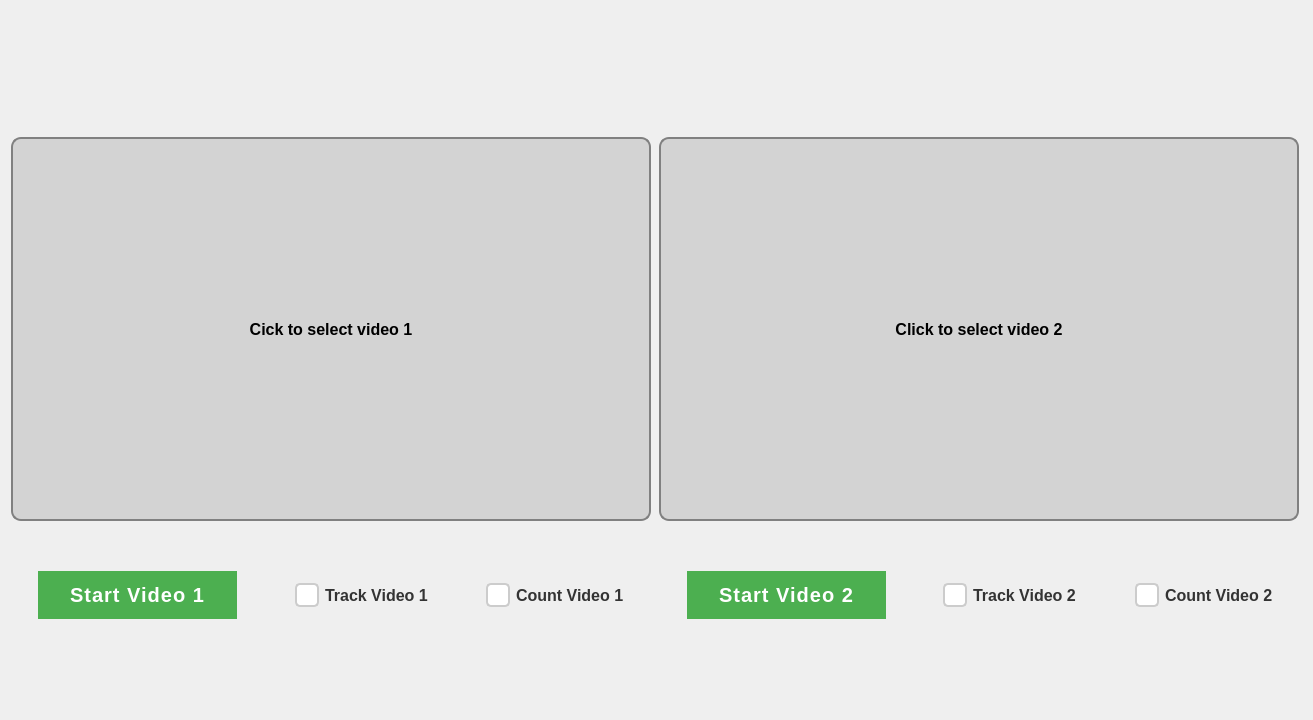
<?xml version="1.0" encoding="UTF-8"?>
<ui version="4.0">
 <class>App</class>
 <widget class="QWidget" name="App">
  <property name="geometry">
   <rect>
    <x>0</x>
    <y>0</y>
    <width>1313</width>
    <height>720</height>
   </rect>
  </property>
  <property name="minimumSize">
   <size>
    <width>1313</width>
    <height>720</height>
   </size>
  </property>
  <property name="maximumSize">
   <size>
    <width>1315</width>
    <height>720</height>
   </size>
  </property>
  <property name="windowTitle">
   <string>Vehicle Tracking</string>
  </property>
  <layout class="QGridLayout" name="gridLayout_2">
   <item row="0" column="0">
    <layout class="QGridLayout" name="gridLayout_4">
     <item row="0" column="0">
      <layout class="QVBoxLayout" name="verticalLayout_3">
       <item>
        <spacer name="verticalSpacer">
         <property name="orientation">
          <enum>Qt::Vertical</enum>
         </property>
         <property name="sizeType">
          <enum>QSizePolicy::Fixed</enum>
         </property>
         <property name="sizeHint" stdset="0">
          <size>
           <width>20</width>
           <height>40</height>
          </size>
         </property>
        </spacer>
       </item>
       <item>
        <widget class="QLabel" name="labelVideo1">
         <property name="minimumSize">
          <size>
           <width>640</width>
           <height>384</height>
          </size>
         </property>
         <property name="maximumSize">
          <size>
           <width>640</width>
           <height>384</height>
          </size>
         </property>
         <property name="styleSheet">
          <string notr="true">background-color: lightgray; border: 2px solid gray; border-radius: 10px; padding: 5px;
                           font-size: 16px; font-weight: bold;</string>
         </property>
         <property name="text">
          <string>Cick to select video 1</string>
         </property>
         <property name="alignment">
          <set>Qt::AlignCenter</set>
         </property>
        </widget>
       </item>
       <item>
        <spacer name="verticalSpacer_2">
         <property name="orientation">
          <enum>Qt::Vertical</enum>
         </property>
         <property name="sizeType">
          <enum>QSizePolicy::Fixed</enum>
         </property>
         <property name="sizeHint" stdset="0">
          <size>
           <width>20</width>
           <height>40</height>
          </size>
         </property>
        </spacer>
       </item>
       <item>
        <layout class="QHBoxLayout" name="horizontalLayout">
         <item>
          <spacer name="horizontalSpacer">
           <property name="orientation">
            <enum>Qt::Horizontal</enum>
           </property>
           <property name="sizeHint" stdset="0">
            <size>
             <width>40</width>
             <height>20</height>
            </size>
           </property>
          </spacer>
         </item>
         <item>
          <widget class="QPushButton" name="startVideo1">
           <property name="styleSheet">
            <string notr="true">QPushButton {
  background-color: #4CAF50;
  border: none;
  border-radius: 50px;
  color: #fff;
  padding: 12px 32px;
  font-size: 20px;
  font-weight: bold;
  text-transform: uppercase;
  letter-spacing: 1px;
}

QPushButton:hover {
  background-color: #66BB6A;
}

QPushButton:pressed {
  background-color: #43A047;
}
</string>
           </property>
           <property name="text">
            <string>Start Video 1</string>
           </property>
          </widget>
         </item>
         <item>
          <spacer name="horizontalSpacer_5">
           <property name="orientation">
            <enum>Qt::Horizontal</enum>
           </property>
           <property name="sizeHint" stdset="0">
            <size>
             <width>40</width>
             <height>20</height>
            </size>
           </property>
          </spacer>
         </item>
         <item>
          <widget class="QCheckBox" name="checkBoxTrack1">
           <property name="styleSheet">
            <string notr="true">QCheckBox {
  color: #333;
  font-size: 16px;
  font-weight: bold;
  background-color: transparent;
  padding-left: 24px;
  padding-top: 16px;
  padding-bottom: 16px;
  border: none;
}

QCheckBox::indicator {
  width: 20px;
  height: 20px;
  border: 2px solid #ccc;
  border-radius: 5px;
  background-color: #fff;
}

QCheckBox::indicator:hover {
  border-color: #6ab5ff;
}

QCheckBox::indicator:checked {
  border-color: #6ab5ff;
  background-color: #6ab5ff;
}

QCheckBox::indicator:checked:hover {
  border-color: #2f80ff;
  background-color: #2f80ff;
}

QCheckBox::indicator:disabled {
  border-color: #ccc;
  background-color: #f7f7f7;
  opacity: 0.6;
}

QCheckBox::indicator:checked:disabled {
  border-color: #ccc;
  background-color: #ccc;
}
</string>
           </property>
           <property name="text">
            <string>Track Video 1</string>
           </property>
          </widget>
         </item>
         <item>
          <spacer name="horizontalSpacer_7">
           <property name="orientation">
            <enum>Qt::Horizontal</enum>
           </property>
           <property name="sizeType">
            <enum>QSizePolicy::Preferred</enum>
           </property>
           <property name="sizeHint" stdset="0">
            <size>
             <width>40</width>
             <height>20</height>
            </size>
           </property>
          </spacer>
         </item>
         <item>
          <widget class="QCheckBox" name="checkBoxCount1">
           <property name="styleSheet">
            <string notr="true">QCheckBox {
  color: #333;
  font-size: 16px;
  font-weight: bold;
  background-color: transparent;
  padding-left: 24px;
  padding-top: 16px;
  padding-bottom: 16px;
  border: none;
}

QCheckBox::indicator {
  width: 20px;
  height: 20px;
  border: 2px solid #ccc;
  border-radius: 5px;
  background-color: #fff;
}

QCheckBox::indicator:hover {
  border-color: #6ab5ff;
}

QCheckBox::indicator:checked {
  border-color: #6ab5ff;
  background-color: #6ab5ff;
}

QCheckBox::indicator:checked:hover {
  border-color: #2f80ff;
  background-color: #2f80ff;
}

QCheckBox::indicator:disabled {
  border-color: #ccc;
  background-color: #f7f7f7;
  opacity: 0.6;
}

QCheckBox::indicator:checked:disabled {
  border-color: #ccc;
  background-color: #ccc;
}
</string>
           </property>
           <property name="text">
            <string>Count Video 1</string>
           </property>
          </widget>
         </item>
         <item>
          <spacer name="horizontalSpacer_2">
           <property name="orientation">
            <enum>Qt::Horizontal</enum>
           </property>
           <property name="sizeHint" stdset="0">
            <size>
             <width>40</width>
             <height>20</height>
            </size>
           </property>
          </spacer>
         </item>
        </layout>
       </item>
      </layout>
     </item>
     <item row="0" column="1">
      <layout class="QVBoxLayout" name="verticalLayout_6">
       <item>
        <spacer name="verticalSpacer_3">
         <property name="orientation">
          <enum>Qt::Vertical</enum>
         </property>
         <property name="sizeType">
          <enum>QSizePolicy::Fixed</enum>
         </property>
         <property name="sizeHint" stdset="0">
          <size>
           <width>20</width>
           <height>40</height>
          </size>
         </property>
        </spacer>
       </item>
       <item>
        <widget class="QLabel" name="labelVideo2">
         <property name="minimumSize">
          <size>
           <width>640</width>
           <height>384</height>
          </size>
         </property>
         <property name="maximumSize">
          <size>
           <width>640</width>
           <height>384</height>
          </size>
         </property>
         <property name="styleSheet">
          <string notr="true">background-color: lightgray; border: 2px solid gray; border-radius: 10px; padding: 5px;font-size: 16px; font-weight: bold;</string>
         </property>
         <property name="text">
          <string>Click to select video 2</string>
         </property>
         <property name="alignment">
          <set>Qt::AlignCenter</set>
         </property>
        </widget>
       </item>
       <item>
        <spacer name="verticalSpacer_4">
         <property name="orientation">
          <enum>Qt::Vertical</enum>
         </property>
         <property name="sizeType">
          <enum>QSizePolicy::Fixed</enum>
         </property>
         <property name="sizeHint" stdset="0">
          <size>
           <width>20</width>
           <height>40</height>
          </size>
         </property>
        </spacer>
       </item>
       <item>
        <layout class="QHBoxLayout" name="horizontalLayout_2">
         <item>
          <spacer name="horizontalSpacer_3">
           <property name="orientation">
            <enum>Qt::Horizontal</enum>
           </property>
           <property name="sizeHint" stdset="0">
            <size>
             <width>40</width>
             <height>20</height>
            </size>
           </property>
          </spacer>
         </item>
         <item>
          <widget class="QPushButton" name="startVideo2">
           <property name="styleSheet">
            <string notr="true">QPushButton {
  background-color: #4CAF50;
  border: none;
  border-radius: 50px;
  color: #fff;
  padding: 12px 32px;
  font-size: 20px;
  font-weight: bold;
  text-transform: uppercase;
  letter-spacing: 1px;
}

QPushButton:hover {
  background-color: #66BB6A;
}

QPushButton:pressed {
  background-color: #43A047;
}
</string>
           </property>
           <property name="text">
            <string>Start Video 2</string>
           </property>
          </widget>
         </item>
         <item>
          <spacer name="horizontalSpacer_6">
           <property name="orientation">
            <enum>Qt::Horizontal</enum>
           </property>
           <property name="sizeHint" stdset="0">
            <size>
             <width>40</width>
             <height>20</height>
            </size>
           </property>
          </spacer>
         </item>
         <item>
          <widget class="QCheckBox" name="checkBoxTrack2">
           <property name="styleSheet">
            <string notr="true">QCheckBox {
  color: #333;
  font-size: 16px;
  font-weight: bold;
  background-color: transparent;
  padding-left: 24px;
  padding-top: 16px;
  padding-bottom: 16px;
  border: none;
}

QCheckBox::indicator {
  width: 20px;
  height: 20px;
  border: 2px solid #ccc;
  border-radius: 5px;
  background-color: #fff;
}

QCheckBox::indicator:hover {
  border-color: #6ab5ff;
}

QCheckBox::indicator:checked {
  border-color: #6ab5ff;
  background-color: #6ab5ff;
}

QCheckBox::indicator:checked:hover {
  border-color: #2f80ff;
  background-color: #2f80ff;
}

QCheckBox::indicator:disabled {
  border-color: #ccc;
  background-color: #f7f7f7;
  opacity: 0.6;
}

QCheckBox::indicator:checked:disabled {
  border-color: #ccc;
  background-color: #ccc;
}
</string>
           </property>
           <property name="text">
            <string>Track Video 2</string>
           </property>
          </widget>
         </item>
         <item>
          <spacer name="horizontalSpacer_8">
           <property name="orientation">
            <enum>Qt::Horizontal</enum>
           </property>
           <property name="sizeHint" stdset="0">
            <size>
             <width>40</width>
             <height>20</height>
            </size>
           </property>
          </spacer>
         </item>
         <item>
          <widget class="QCheckBox" name="checkBoxCount2">
           <property name="styleSheet">
            <string notr="true">QCheckBox {
  color: #333;
  font-size: 16px;
  font-weight: bold;
  background-color: transparent;
  padding-left: 24px;
  padding-top: 16px;
  padding-bottom: 16px;
  border: none;
}

QCheckBox::indicator {
  width: 20px;
  height: 20px;
  border: 2px solid #ccc;
  border-radius: 5px;
  background-color: #fff;
}

QCheckBox::indicator:hover {
  border-color: #6ab5ff;
}

QCheckBox::indicator:checked {
  border-color: #6ab5ff;
  background-color: #6ab5ff;
}

QCheckBox::indicator:checked:hover {
  border-color: #2f80ff;
  background-color: #2f80ff;
}

QCheckBox::indicator:disabled {
  border-color: #ccc;
  background-color: #f7f7f7;
  opacity: 0.6;
}

QCheckBox::indicator:checked:disabled {
  border-color: #ccc;
  background-color: #ccc;
}
</string>
           </property>
           <property name="text">
            <string>Count Video 2</string>
           </property>
          </widget>
         </item>
         <item>
          <spacer name="horizontalSpacer_4">
           <property name="orientation">
            <enum>Qt::Horizontal</enum>
           </property>
           <property name="sizeHint" stdset="0">
            <size>
             <width>40</width>
             <height>20</height>
            </size>
           </property>
          </spacer>
         </item>
        </layout>
       </item>
      </layout>
     </item>
    </layout>
   </item>
  </layout>
 </widget>
 <resources/>
 <connections/>
</ui>
